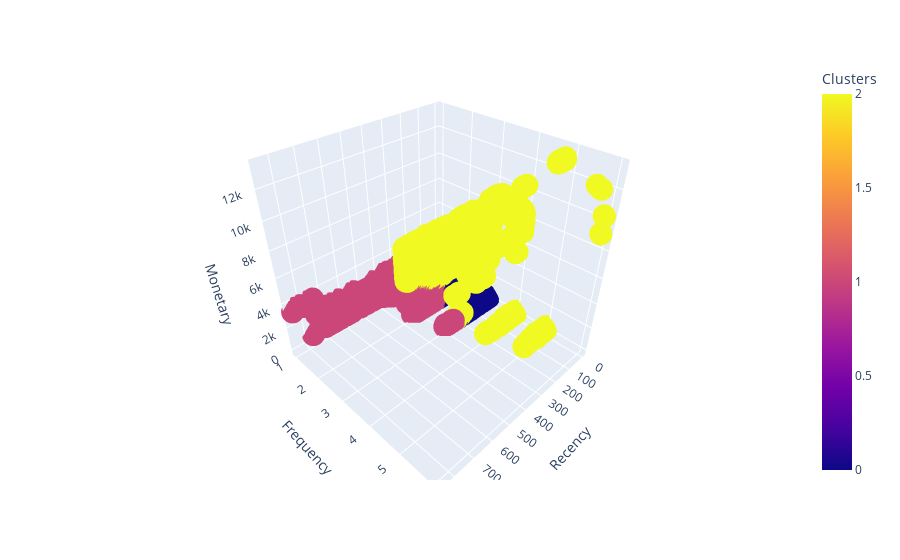

Notebook cell for this chart:
### Code cell
import plotly.express as px
fig = px.scatter_3d(rfm, x=rfm["Recency"], y=rfm["Frequency"], z=rfm["Monetary"], color=rfm["Clusters"])
fig.show()

### Figure 1 — Plotly figure (JSON) as saved in the notebook; plotly's stock layout.template omitted (floating-point values rounded to 4 significant figures; data arrays with more than 128 entries replaced by an {"elided": "..."} marker saying what was removed)
{"data": [{"hovertemplate": "Recency=%{x}<br>Frequency=%{y}<br>Monetary=%{z}<br>Clusters=%{marker.color}<extra></extra>", "legendgroup": "", "marker": {"color": {"elided": "18195 int values"}, "coloraxis": "coloraxis", "symbol": "circle"}, "mode": "markers", "name": "", "scene": "scene", "showlegend": false, "type": "scatter3d", "x": {"elided": "18195 int values"}, "y": {"elided": "18195 int values"}, "z": {"elided": "18195 float values"}}], "layout": {"coloraxis": {"colorbar": {"title": {"text": "Clusters"}}, "colorscale": [[0, "#0d0887"], [0.1111, "#46039f"], [0.2222, "#7201a8"], [0.3333, "#9c179e"], [0.4444, "#bd3786"], [0.5556, "#d8576b"], [0.6667, "#ed7953"], [0.7778, "#fb9f3a"], [0.8889, "#fdca26"], [1, "#f0f921"]]}, "legend": {"tracegroupgap": 0}, "margin": {"t": 60}, "scene": {"domain": {"x": [0, 1], "y": [0, 1]}, "xaxis": {"title": {"text": "Recency"}}, "yaxis": {"title": {"text": "Frequency"}}, "zaxis": {"title": {"text": "Monetary"}}}}}
